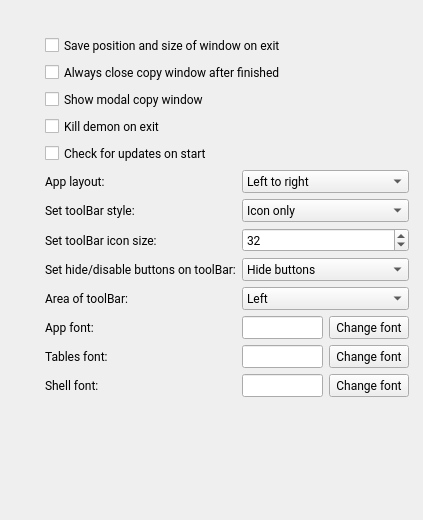
      <widget class="QWidget" name="pageSettingsGeneral">
       <widget class="QWidget" name="layoutWidget_4">
        <property name="geometry">
         <rect>
          <x>40</x>
          <y>30</y>
          <width>374</width>
          <height>481</height>
         </rect>
        </property>
        <property name="font">
         <font>
          <family>Roboto</family>
         </font>
        </property>
        <layout class="QGridLayout" name="layoutGeneralSettings">
         <item row="1" column="1" colspan="4">
          <widget class="QCheckBox" name="checkWindowPosition">
           <property name="font">
            <font>
             <family>Roboto</family>
            </font>
           </property>
           <property name="text">
            <string>Save position and size of window on exit</string>
           </property>
          </widget>
         </item>
         <item row="2" column="1" colspan="4">
          <widget class="QCheckBox" name="checkAlwaysCloseCopy">
           <property name="font">
            <font>
             <family>Roboto</family>
            </font>
           </property>
           <property name="text">
            <string>Always close copy window after finished</string>
           </property>
          </widget>
         </item>
         <item row="3" column="1" colspan="4">
          <widget class="QCheckBox" name="checkBoxDialogKopiujShowModal">
           <property name="font">
            <font>
             <family>Roboto</family>
            </font>
           </property>
           <property name="text">
            <string>Show modal copy window</string>
           </property>
          </widget>
         </item>
         <item row="12" column="1">
          <widget class="QLabel" name="labelFontApp">
           <property name="sizePolicy">
            <sizepolicy hsizetype="Preferred" vsizetype="Preferred">
             <horstretch>0</horstretch>
             <verstretch>0</verstretch>
            </sizepolicy>
           </property>
           <property name="font">
            <font>
             <family>Roboto</family>
            </font>
           </property>
           <property name="text">
            <string>App font:</string>
           </property>
          </widget>
         </item>
         <item row="12" column="2" colspan="2">
          <widget class="QLineEdit" name="editFontApp">
           <property name="sizePolicy">
            <sizepolicy hsizetype="Preferred" vsizetype="Fixed">
             <horstretch>0</horstretch>
             <verstretch>0</verstretch>
            </sizepolicy>
           </property>
           <property name="font">
            <font>
             <family>Roboto</family>
            </font>
           </property>
           <property name="readOnly">
            <bool>true</bool>
           </property>
          </widget>
         </item>
         <item row="12" column="4">
          <widget class="QPushButton" name="buttonFontApp">
           <property name="sizePolicy">
            <sizepolicy hsizetype="Preferred" vsizetype="Fixed">
             <horstretch>0</horstretch>
             <verstretch>0</verstretch>
            </sizepolicy>
           </property>
           <property name="font">
            <font>
             <family>Roboto</family>
            </font>
           </property>
           <property name="text">
            <string>Change font</string>
           </property>
          </widget>
         </item>
         <item row="13" column="1">
          <widget class="QLabel" name="labelFontTables">
           <property name="sizePolicy">
            <sizepolicy hsizetype="Preferred" vsizetype="Preferred">
             <horstretch>0</horstretch>
             <verstretch>0</verstretch>
            </sizepolicy>
           </property>
           <property name="font">
            <font>
             <family>Roboto</family>
            </font>
           </property>
           <property name="text">
            <string>Tables font:</string>
           </property>
          </widget>
         </item>
         <item row="13" column="2" colspan="2">
          <widget class="QLineEdit" name="editFontTables">
           <property name="sizePolicy">
            <sizepolicy hsizetype="Preferred" vsizetype="Fixed">
             <horstretch>0</horstretch>
             <verstretch>0</verstretch>
            </sizepolicy>
           </property>
           <property name="font">
            <font>
             <family>Roboto</family>
            </font>
           </property>
           <property name="readOnly">
            <bool>true</bool>
           </property>
          </widget>
         </item>
         <item row="13" column="4">
          <widget class="QPushButton" name="buttonFontTables">
           <property name="sizePolicy">
            <sizepolicy hsizetype="Preferred" vsizetype="Fixed">
             <horstretch>0</horstretch>
             <verstretch>0</verstretch>
            </sizepolicy>
           </property>
           <property name="font">
            <font>
             <family>Roboto</family>
            </font>
           </property>
           <property name="text">
            <string>Change font</string>
           </property>
          </widget>
         </item>
         <item row="14" column="1">
          <widget class="QLabel" name="labelFontShell">
           <property name="font">
            <font>
             <family>Roboto</family>
            </font>
           </property>
           <property name="text">
            <string>Shell font:</string>
           </property>
          </widget>
         </item>
         <item row="14" column="2" colspan="2">
          <widget class="QLineEdit" name="editFontShell">
           <property name="sizePolicy">
            <sizepolicy hsizetype="Preferred" vsizetype="Fixed">
             <horstretch>0</horstretch>
             <verstretch>0</verstretch>
            </sizepolicy>
           </property>
           <property name="font">
            <font>
             <family>Roboto</family>
            </font>
           </property>
           <property name="readOnly">
            <bool>true</bool>
           </property>
          </widget>
         </item>
         <item row="14" column="4">
          <widget class="QPushButton" name="buttonFontShell">
           <property name="sizePolicy">
            <sizepolicy hsizetype="Preferred" vsizetype="Fixed">
             <horstretch>0</horstretch>
             <verstretch>0</verstretch>
            </sizepolicy>
           </property>
           <property name="font">
            <font>
             <family>Roboto</family>
            </font>
           </property>
           <property name="text">
            <string>Change font</string>
           </property>
          </widget>
         </item>
         <item row="12" column="0">
          <spacer name="horizontalSpacer_29">
           <property name="font">
            <font>
             <family>Roboto</family>
            </font>
           </property>
           <property name="orientation">
            <enum>Qt::Horizontal</enum>
           </property>
           <property name="sizeType">
            <enum>QSizePolicy::Fixed</enum>
           </property>
           <property name="sizeHint" stdset="0">
            <size>
             <width>5</width>
             <height>20</height>
            </size>
           </property>
          </spacer>
         </item>
         <item row="12" column="5">
          <spacer name="horizontalSpacer_30">
           <property name="font">
            <font>
             <family>Roboto</family>
            </font>
           </property>
           <property name="orientation">
            <enum>Qt::Horizontal</enum>
           </property>
           <property name="sizeType">
            <enum>QSizePolicy::Fixed</enum>
           </property>
           <property name="sizeHint" stdset="0">
            <size>
             <width>5</width>
             <height>20</height>
            </size>
           </property>
          </spacer>
         </item>
         <item row="0" column="1">
          <spacer name="verticalSpacer_29">
           <property name="font">
            <font>
             <family>Roboto</family>
            </font>
           </property>
           <property name="orientation">
            <enum>Qt::Vertical</enum>
           </property>
           <property name="sizeType">
            <enum>QSizePolicy::Fixed</enum>
           </property>
           <property name="sizeHint" stdset="0">
            <size>
             <width>20</width>
             <height>5</height>
            </size>
           </property>
          </spacer>
         </item>
         <item row="5" column="1" colspan="4">
          <widget class="QCheckBox" name="checkBoxKillDemonOnExit">
           <property name="font">
            <font>
             <family>Roboto</family>
            </font>
           </property>
           <property name="text">
            <string>Kill demon on exit</string>
           </property>
          </widget>
         </item>
         <item row="16" column="4">
          <spacer name="verticalSpacer_28">
           <property name="font">
            <font>
             <family>Roboto</family>
            </font>
           </property>
           <property name="orientation">
            <enum>Qt::Vertical</enum>
           </property>
           <property name="sizeHint" stdset="0">
            <size>
             <width>20</width>
             <height>40</height>
            </size>
           </property>
          </spacer>
         </item>
         <item row="6" column="1" colspan="4">
          <widget class="QCheckBox" name="checkBoxUpdatesStart">
           <property name="font">
            <font>
             <family>Roboto</family>
            </font>
           </property>
           <property name="text">
            <string>Check for updates on start</string>
           </property>
          </widget>
         </item>
         <item row="16" column="1">
          <spacer name="verticalSpacer_41">
           <property name="font">
            <font>
             <family>Roboto</family>
            </font>
           </property>
           <property name="orientation">
            <enum>Qt::Vertical</enum>
           </property>
           <property name="sizeHint" stdset="0">
            <size>
             <width>20</width>
             <height>40</height>
            </size>
           </property>
          </spacer>
         </item>
         <item row="8" column="1">
          <widget class="QLabel" name="label_17">
           <property name="font">
            <font>
             <family>Roboto</family>
            </font>
           </property>
           <property name="text">
            <string>Set toolBar style:</string>
           </property>
          </widget>
         </item>
         <item row="9" column="1">
          <widget class="QLabel" name="label_18">
           <property name="font">
            <font>
             <family>Roboto</family>
            </font>
           </property>
           <property name="text">
            <string>Set toolBar icon size:</string>
           </property>
          </widget>
         </item>
         <item row="10" column="1">
          <widget class="QLabel" name="label_19">
           <property name="font">
            <font>
             <family>Roboto</family>
            </font>
           </property>
           <property name="text">
            <string>Set hide/disable buttons on toolBar:</string>
           </property>
          </widget>
         </item>
         <item row="8" column="2" colspan="3">
          <widget class="QComboBox" name="comboToolBarStyle">
           <property name="font">
            <font>
             <family>Roboto</family>
            </font>
           </property>
           <item>
            <property name="text">
             <string>Icon only</string>
            </property>
           </item>
           <item>
            <property name="text">
             <string>Text only</string>
            </property>
           </item>
           <item>
            <property name="text">
             <string>Text beside icon</string>
            </property>
           </item>
           <item>
            <property name="text">
             <string>Text under icon</string>
            </property>
           </item>
          </widget>
         </item>
         <item row="10" column="2" colspan="3">
          <widget class="QComboBox" name="comboToolBarHideButton">
           <property name="font">
            <font>
             <family>Roboto</family>
            </font>
           </property>
           <item>
            <property name="text">
             <string>Hide buttons</string>
            </property>
           </item>
           <item>
            <property name="text">
             <string>Disable buttons</string>
            </property>
           </item>
          </widget>
         </item>
         <item row="9" column="2" colspan="3">
          <widget class="QSpinBox" name="spinToolBarIconSize">
           <property name="font">
            <font>
             <family>Roboto</family>
            </font>
           </property>
           <property name="minimum">
            <number>20</number>
           </property>
           <property name="maximum">
            <number>50</number>
           </property>
           <property name="value">
            <number>32</number>
           </property>
          </widget>
         </item>
         <item row="11" column="2" colspan="3">
          <widget class="QComboBox" name="comboToolBarArea">
           <property name="font">
            <font>
             <family>Roboto</family>
            </font>
           </property>
           <item>
            <property name="text">
             <string>Left</string>
            </property>
           </item>
           <item>
            <property name="text">
             <string>Right</string>
            </property>
           </item>
           <item>
            <property name="text">
             <string>Top</string>
            </property>
           </item>
           <item>
            <property name="text">
             <string>Bottom</string>
            </property>
           </item>
          </widget>
         </item>
         <item row="11" column="1">
          <widget class="QLabel" name="label_20">
           <property name="font">
            <font>
             <family>Roboto</family>
            </font>
           </property>
           <property name="text">
            <string>Area of toolBar:</string>
           </property>
          </widget>
         </item>
         <item row="7" column="2" colspan="3">
          <widget class="QComboBox" name="comboLayout">
           <property name="font">
            <font>
             <family>Roboto</family>
            </font>
           </property>
           <item>
            <property name="text">
             <string>Left to right</string>
            </property>
           </item>
           <item>
            <property name="text">
             <string>Right to left</string>
            </property>
           </item>
          </widget>
         </item>
         <item row="7" column="1">
          <widget class="QLabel" name="label_9">
           <property name="font">
            <font>
             <family>Roboto</family>
            </font>
           </property>
           <property name="text">
            <string>App layout:</string>
           </property>
          </widget>
         </item>
        </layout>
       </widget>
      </widget>
